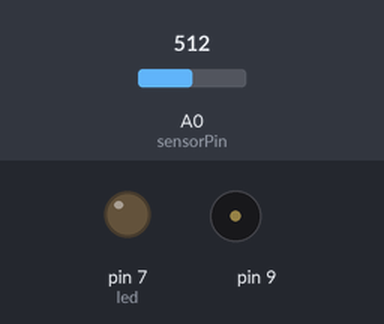
Simulated run of this sketch. Board: Arduino Uno, built with avr-gcc and run on an emulated ATmega328P. Shown: output pins drawn as LEDs (lit = HIGH), buzzer (waves = sounding). The test bench sets the inputs (shaded band); at power-on: A0 (sensorPin) = 512.

Above: at 1.2 s.
1.3 s: A0 (sensorPin) set to 480
At 1.6 s:
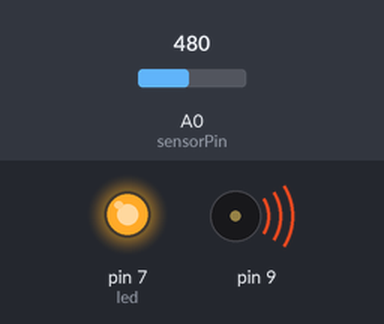
2.8 s: A0 (sensorPin) set to 511
At 4.0 s:
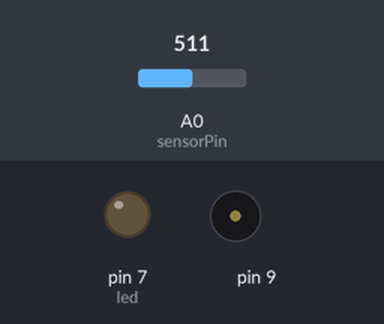
4.3 s: A0 (sensorPin) set to 306
At 5.1 s:
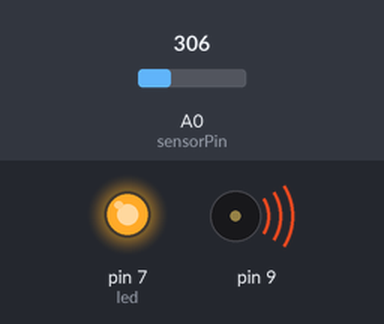
Timing chart, 0 to 7.3 s (numbered marks = the images above; inputs shaded):
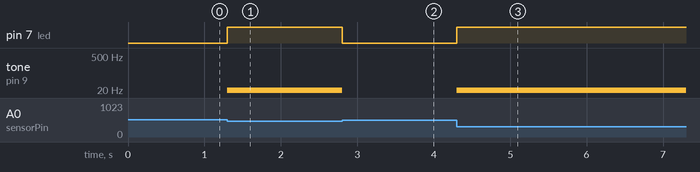

The sketch:

photocell-speak-experiment.ino
```cpp
//START.
int sensorPin = A0;
int led = 7;
int lightCal;
int lightVal;

void setup() {
  pinMode(led, OUTPUT);
  lightCal = analogRead(sensorPin);
}

void loop() {
  lightVal = analogRead(sensorPin);

  if (lightVal < lightCal-20 ) {
    digitalWrite(led, HIGH);
    tone(9,10);
  }

  else {
    digitalWrite (led, LOW);
    noTone(9);
  }
}
//END
```

Measured:
- the behaviour switches between 492 and 491 on A0 (sensorPin) (found by bisection; images 0 and 1)
- after the input at 1.3 s, pin 7 (led): LOW → HIGH at once; tone on pin 9: silent → 10 Hz at once
- after the input at 2.8 s, pin 7 (led): HIGH → LOW at once; tone on pin 9: 10 Hz → silent at once
- after the input at 4.3 s, pin 7 (led): LOW → HIGH at once; tone on pin 9: silent → 10 Hz at once
